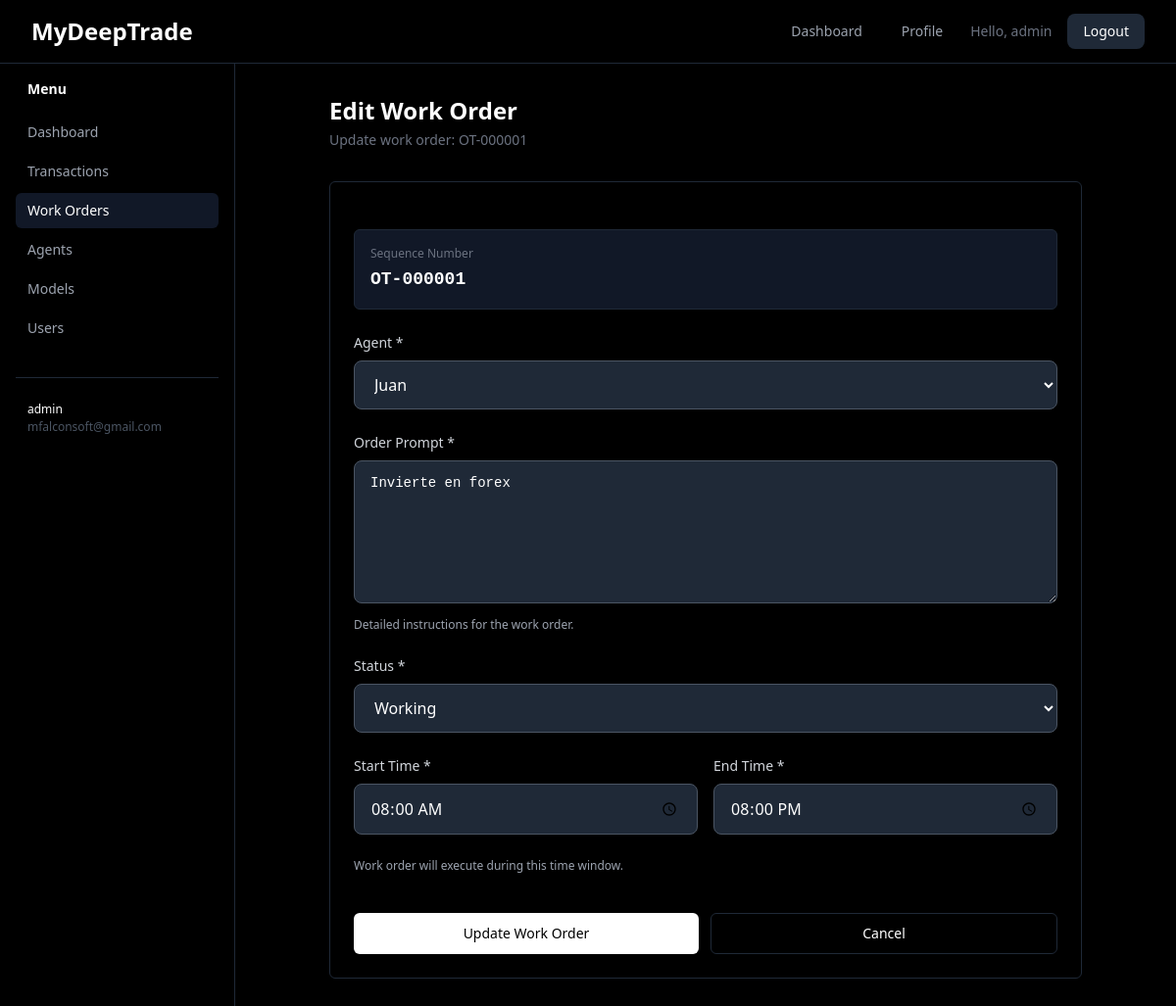
Screenshot of /workorders/1/edit/ (signed in) with the database file from the repository.
### core/models.py (models this page shows, shortened)
class WorkOrder(models.Model):
    STATUS_CHOICES = [
        ('draft', 'Draft'),
        ('working', 'Working'),
        ('completed', 'Completed'),
    ]
    sequence = models.CharField(max_length=20, unique=True, editable=False)
    agent = models.ForeignKey(Agent, on_delete=models.CASCADE, related_name='work_orders')
    prompt = models.TextField()
    status = models.CharField(max_length=20, choices=STATUS_CHOICES, default='draft')
    start_time = models.TimeField(default='08:00')
    end_time = models.TimeField(default='20:00')
    created_at = models.DateTimeField(auto_now_add=True)
    updated_at = models.DateTimeField(auto_now=True)
    class Meta:
        ordering = ['-created_at']

class Agent(models.Model):
    PERIODICITY_CHOICES = [
        ('minutes', 'Minutes'),
        ('hours', 'Hours'),
        ('days', 'Days'),
    ]
    name = models.CharField(max_length=100)
    descripcion = models.TextField()
    ai_model = models.ForeignKey(Model, on_delete=models.CASCADE, related_name='agents')
    prompt = models.TextField()
    is_active = models.BooleanField(default=True)
    periodicity_value = models.IntegerField(default=5)
    periodicity_unit = models.CharField(max_length=10, choices=PERIODICITY_CHOICES, default='minutes')
    start_time = models.TimeField(default='08:00')
    end_time = models.TimeField(default='20:00')
    created_at = models.DateTimeField(auto_now_add=True)
    updated_at = models.DateTimeField(auto_now=True)
    class Meta:
        ordering = ['-created_at']

### core/views.py (the view, shortened to what this page needs)
# urls.py: path('workorders/<int:pk>/edit/', views.workorder_edit, name='workorder_edit'),
@login_required
def workorder_edit(request, pk):
    workorder = get_object_or_404(WorkOrder, pk=pk)
    agents = Agent.objects.all()
    return render(request, 'workorders/workorder_edit.html', {'workorder': workorder, 'agents': agents})

### templates/workorders/workorder_edit.html (shortened to what this page needs)
{% extends 'base.html' %}
{% block content %}
<div class="min-h-screen flex">
    <aside class="w-60 bg-black border-r border-gray-800 fixed h-full overflow-y-auto">
        <div class="p-4">
            <h2 class="text-sm font-semibold text-white mb-4 px-3">Menu</h2>
            <nav class="space-y-1">
                <a href="{% url 'dashboard' %}" class="flex items-center space-x-2 px-3 py-2 rounded-md hover:bg-gray-900 text-gray-400 hover:text-white transition text-sm">
                    <span>Dashboard</span>
                </a>
                <a href="{% url 'transaction_list' %}" class="flex items-center space-x-2 px-3 py-2 rounded-md hover:bg-gray-900 text-gray-400 hover:text-white transition text-sm">
                    <span>Transactions</span>
                </a>
                <a href="{% url 'workorder_list' %}" class="flex items-center space-x-2 px-3 py-2 rounded-md bg-gray-900 text-white text-sm">
                    <span>Work Orders</span>
                </a>
                <a href="{% url 'agent_list' %}" class="flex items-center space-x-2 px-3 py-2 rounded-md hover:bg-gray-900 text-gray-400 hover:text-white transition text-sm">
                    <span>Agents</span>
                </a>
                <a href="{% url 'model_list' %}" class="flex items-center space-x-2 px-3 py-2 rounded-md hover:bg-gray-900 text-gray-400 hover:text-white transition text-sm">
                    <span>Models</span>
                </a>
                <a href="{% url 'user_list' %}" class="flex items-center space-x-2 px-3 py-2 rounded-md hover:bg-gray-900 text-gray-400 hover:text-white transition text-sm">
                    <span>Users</span>
                </a>
            </nav>
            <div class="mt-8 pt-4 border-t border-gray-800">
                <div class="px-3 py-2">
                    <p class="text-white text-xs font-medium">{{ user.username }}</p>
                    <p class="text-gray-600 text-xs mt-0.5">{{ user.email }}</p>
                </div>
            </div>
        </div>
    </aside>
    <div class="flex-1 ml-60">
        <div class="px-8 py-8">
            <div class="max-w-3xl mx-auto">
                <div class="mb-8">
                    <h1 class="text-2xl font-semibold text-white mb-1">Edit Work Order</h1>
                    <p class="text-sm text-gray-500">Update work order: {{ workorder.sequence }}</p>
                </div>
                <div class="border border-gray-800 rounded-md p-6">
                    <form method="POST" class="space-y-6">
                        <div class="bg-gray-900 border border-gray-800 rounded-md p-4">
                            <p class="text-xs text-gray-500 mb-1">Sequence Number</p>
                            <p class="text-lg font-mono font-semibold text-white">{{ workorder.sequence }}</p>
                        </div>
                        <div>
                            <label for="agent" class="block text-sm font-medium text-gray-300 mb-2">
                                Agent *
                            </label>
                            <select
                                name="agent"
                                id="agent"
                                class="w-full px-4 py-3 bg-gray-800 border border-gray-600 rounded-lg text-white focus:outline-none focus:ring-2 focus:ring-white focus:border-transparent transition duration-300"
                                required
                            >
                                {% for agent in agents %}
                                <option value="{{ agent.id }}" {% if agent.id == workorder.agent.id %}selected{% endif %}>{{ agent.name }}</option>
                                {% endfor %}
                            </select>
                        </div>
                        <div>
                            <label for="prompt" class="block text-sm font-medium text-gray-300 mb-2">
                                Order Prompt *
                            </label>
                            <textarea
                                name="prompt"
                                id="prompt"
                                rows="6"
                                class="w-full px-4 py-3 bg-gray-800 border border-gray-600 rounded-lg text-white placeholder-gray-500 focus:outline-none focus:ring-2 focus:ring-white focus:border-transparent transition duration-300 font-mono text-sm"
                                required
                                placeholder="Enter the work order prompt instructions..."
                            >{{ workorder.prompt }}</textarea>
                            <p class="mt-2 text-xs text-gray-400">Detailed instructions for the work order.</p>
                        </div>
                        <div>
                            <label for="status" class="block text-sm font-medium text-gray-300 mb-2">
                                Status *
                            </label>
                            <select
                                name="status"
                                id="status"
                                class="w-full px-4 py-3 bg-gray-800 border border-gray-600 rounded-lg text-white focus:outline-none focus:ring-2 focus:ring-white focus:border-transparent transition duration-300"
                                required
                            >
                                <option value="working" {% if workorder.status == 'working' %}selected{% endif %}>Working</option>
                            </select>
                        </div>
                        <div class="grid grid-cols-2 gap-4">
                            <div>
                                <label for="start_time" class="block text-sm font-medium text-gray-300 mb-2">
                                    Start Time *
                                </label>
                                <input
                                    type="time"
                                    name="start_time"
                                    id="start_time"
                                    value="{{ workorder.start_time|time:'H:i' }}"
                                    class="w-full px-4 py-3 bg-gray-800 border border-gray-600 rounded-lg text-white focus:outline-none focus:ring-2 focus:ring-white focus:border-transparent transition duration-300"
                                    required
                                >
                            </div>
                            <div>
                                <label for="end_time" class="block text-sm font-medium text-gray-300 mb-2">
                                    End Time *
                                </label>
                                <input
                                    type="time"
                                    name="end_time"
                                    id="end_time"
                                    value="{{ workorder.end_time|time:'H:i' }}"
                                    class="w-full px-4 py-3 bg-gray-800 border border-gray-600 rounded-lg text-white focus:outline-none focus:ring-2 focus:ring-white focus:border-transparent transition duration-300"
                                    required
                                >
                            </div>
                        </div>
                        <p class="text-xs text-gray-400 -mt-2">Work order will execute during this time window.</p>
                        <div class="flex gap-3 pt-4">
                            <button type="submit" class="flex-1 bg-white hover:bg-gray-200 text-black font-medium py-2.5 rounded-md text-sm transition">
                                Update Work Order
                            </button>
                            <a href="{% url 'workorder_list' %}" class="flex-1 border border-gray-800 hover:border-gray-700 text-white font-medium py-2.5 rounded-md text-sm transition text-center">
                                Cancel
                            </a>
                        </div>
                    </form>
                </div>
            </div>
        </div>
    </div>
</div>
{% endblock %}

### templates/base.html (shortened to what this page needs)
<!DOCTYPE html>
<html lang="es">
<head>
    <script src="https://cdn.tailwindcss.com"></script>
</head>
<body class="bg-black min-h-screen">
    <nav class="bg-black/90 backdrop-blur-lg border-b border-gray-800 sticky top-0 z-50">
        <div class="max-w-7xl mx-auto px-4 sm:px-6 lg:px-8">
            <div class="flex justify-between items-center h-16">
                <div class="flex items-center">
                    <a href="{% url 'home' %}" class="text-2xl font-bold text-white hover:text-gray-300 transition duration-300">
                        MyDeepTrade
                    </a>
                </div>
                <div class="flex items-center space-x-4">
                    {% if user.is_authenticated %}
                        <a href="{% url 'dashboard' %}" class="text-gray-400 hover:text-white px-3 py-2 rounded-md text-sm font-medium transition duration-300">
                            Dashboard
                        </a>
                        <a href="{% url 'profile' %}" class="text-gray-400 hover:text-white px-3 py-2 rounded-md text-sm font-medium transition duration-300">
                            Profile
                        </a>
                        <span class="text-gray-500 text-sm">Hello, {{ user.username }}</span>
                        <a href="{% url 'logout' %}" class="bg-gray-800 hover:bg-gray-700 text-white px-4 py-2 rounded-lg text-sm font-medium transition duration-300">
                            Logout
                        </a>
                    {% endif %}
                </div>
            </div>
        </div>
    </nav>
    <main>
        {% block content %}
        {% endblock %}
    </main>
</body>
</html>

### rows the page displays
WorkOrder: sequence "OT-000001", agent "Juan", prompt "Invierte en forex", status "Working", start_time "08:00", end_time "20:00"

### other values shown
{{ user.username }} "admin"
{{ user.email }} "mfalconsoft@gmail.com"
